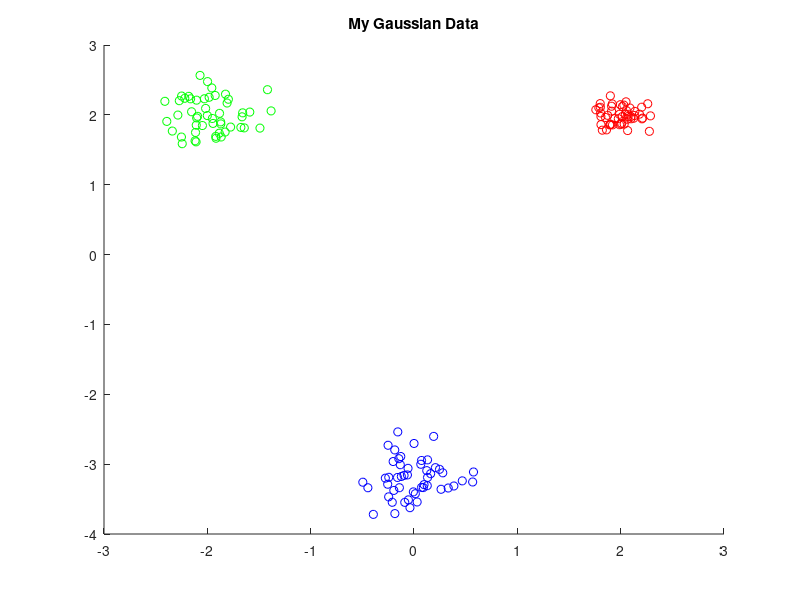

The MATLAB script that drew this image: (Note: this script raises an error after producing the figure.)
% EC 414 - HW 3 - Spring 2022
% K-Means starter code

clear, clc, close all;

%% 3.2a Generate Gaussian data and Implement k-means:

% Intializing mean vectors
mu1 = [2, 2]';
mu2 = [-2,  2]';
mu3 = [0, -3.25]';

% Intializing covariance vectors
identityMatrix = [1, 0; 0, 1];
sigma1 = 0.02 .* identityMatrix;
sigma2 = 0.05 .* identityMatrix;
sigma3 = 0.07 .* identityMatrix;

% Creating Gaussian Data Clusters
gaussian1 = mvnrnd(mu1,sigma1,50);
gaussian2 = mvnrnd(mu2,sigma2,50);
gaussian3 = mvnrnd(mu3,sigma3,50);

% Create Scatter Plot
% First Gaussian Data
% figure
scatter(gaussian1(:,1), gaussian1(:, 2), 'r');
hold on
scatter(gaussian2(:,1), gaussian2(:, 2), 'g');
hold on
scatter(gaussian3(:,1), gaussian3(:, 2), 'b');

% title
title('My Gaussian Data')

%% Generate NBA data:
% % Add code below:
% 
% % HINT: readmatrix might be useful here
% 
% % Problem 3.2(f): Generate Concentric Rings Dataset using
% % sample_circle.m provided to you in the HW 3 folder on Blackboard.
% 
%% K-Means implementation

% initializations
k = 3;
MU_init = [3 3; -4 -1; 2 -4];
num_mu = length(MU_init);
DATA = [gaussian1; gaussian2;  gaussian3];
converged = 0;
iteration = 0;
convergence_threshold = 0.025;

% Creating iterator
current_MU = MU_init;

 while (converged==0)
      iteration = iteration + 1;
      fprintf('Iteration: %d\n',iteration)
      
 
     %% CODE - Assignment Step - Assign each data observation to the cluster with the nearest mean:
     labels = assignDatapoints(DATA, current_MU);
     
     %% CODE - Mean Updating - Update the cluster means
     newMU_init = recalculateCentriod(DATA, labels, num_mu);
     
     %% CODE 4 - Check for convergence 
     if (current_MU == newMU_init)
         converged=1;
     end
     
     % If not converged, update current MU
     current_MU = newMU_init;
     
     %% CODE 5 - Plot clustering results if converged:
     
     if (converged == 1)
         fprintf('\nConverged.\n')
         
         % Getting points for each label
         labeledData_1 = dataMatrix((find(labels == 1)), :)
         labeledData_2 = dataMatrix((find(labels == 2)), :)
         labeledData_3 = dataMatrix((find(labels == 3)), :)
         
         % Create Scatter Plot
         % figure
         scatter(labeledData_1(:,1), labeledData_1(:, 2), 'r');
         hold on
         scatter(labeledData_2(:,1), labeledData_2(:, 2), 'g');
         hold on
         scatter(labeledData_3(:,1), labeledData_3(:, 2), 'b');

        % title
        title('k-means = 3 clusters')
         
         
        
         
         %% If converged, get WCSS metric
         % Add code below
         
     end
     
     %%%%%%%%%%%%%%%%%%%%%%%%%%%%%%%%%%%%%%%%%%%%%%%%
end  
